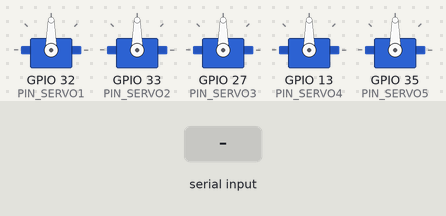
Bench run of a sketch on a simulated ESP32. Shown: 5 × servo. The inputs (shaded band) are chosen by the test bench. Nothing arrives over Bluetooth unless stated; what the sketch prints to the serial monitor is not drawn.

Above: at 1.2 s.
1.3 s: "S1,1\n" received over the second serial link
At 1.8 s:
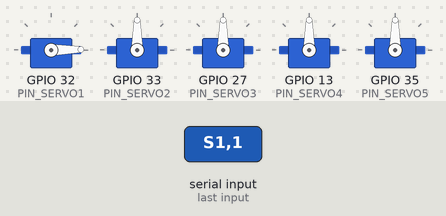
2.8 s: "S1,150\n" received over the second serial link
At 4.0 s:
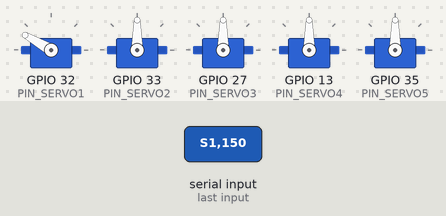
4.3 s: "S2,1\n" received over the second serial link
At 5.1 s:
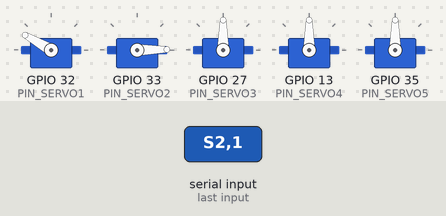
5.8 s: "S1,90\n" received over the second serial link
At 6.4 s:
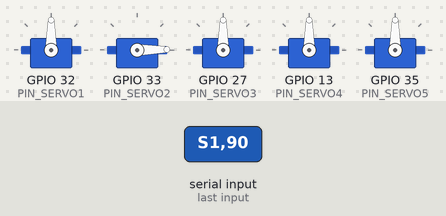
7.3 s: "S2,150\n" received over the second serial link
At 8.5 s:
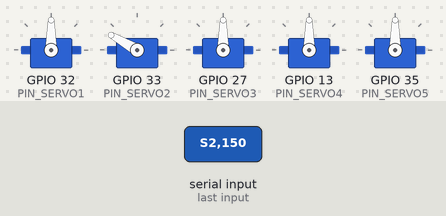
8.8 s: "S3,1\n" received over the second serial link
At 9.9 s:
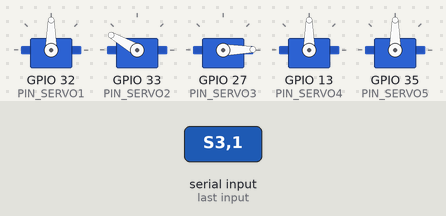
Timing chart, 0 to 11.3 s (numbered marks = the images above; inputs shaded):
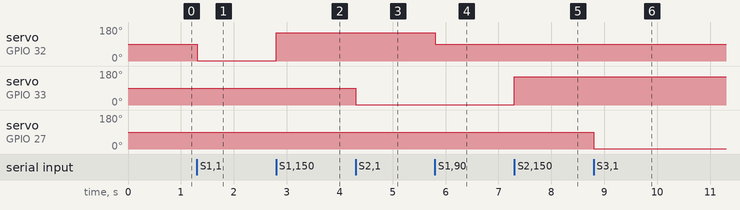

The sketch:

arm_controll.ino
```cpp
#include "BluetoothSerial.h"
#include "ESP32Servo.h"

// --- Configuration ---

// Define the name the ESP32 will show up as on Bluetooth
#define BT_DEVICE_NAME "SERVO_PLEASE_WORK"

// Define the GPIO pins for each of the 5 servos
// **NOTE: PINS 34, 39, 35 are INPUT ONLY. I recommend using safe output pins instead.**
const int PIN_SERVO1 = 32;
const int PIN_SERVO2 = 33; // CHANGED (Recommended safe output pin)
const int PIN_SERVO3 = 27; // CHANGED (Recommended safe output pin)
const int PIN_SERVO4 = 13;
const int PIN_SERVO5 = 35; // CHANGED (Recommended safe output pin)

// --- Global Objects ---

// Create the Bluetooth Serial object
BluetoothSerial SerialBT;

// Create 5 individual Servo objects
Servo servo1;
Servo servo2;
Servo servo3;
Servo servo4;
Servo servo5;

// Variable to store the incoming Bluetooth command string
String commandString = "";

// --- Function Declaration ---
void parseAndControlIndividualServo(String command);

// ==========================================================
// SETUP FUNCTION
// ==========================================================
void setup() {
  Serial.begin(115200);
  Serial.println("\n--- ESP32 Individual Servo Controller Ready ---");

  // Initialize Bluetooth Serial
  SerialBT.begin(BT_DEVICE_NAME);
  Serial.printf("Bluetooth Device Name: %s\n", BT_DEVICE_NAME);
  Serial.println("Waiting for a Bluetooth connection...");

  // Attach and Initialize Each Servo Individually
  servo1.attach(PIN_SERVO1);
  servo2.attach(PIN_SERVO2);
  servo3.attach(PIN_SERVO3);
  servo4.attach(PIN_SERVO4);
  servo5.attach(PIN_SERVO5);

  // Set all servos to an initial angle (e.g., 90 degrees)
  servo1.write(90);
  servo2.write(90);
  servo3.write(90);
  servo4.write(90);
  servo5.write(90);

  Serial.println("All 5 servos initialized to 90 degrees.");
}

// ==========================================================
// LOOP FUNCTION (WITH DEBUG PRINT)
// ==========================================================
void loop() {
  // Check if any data is available from Bluetooth
  while (SerialBT.available()) {
    char incomingChar = SerialBT.read();

    // Check for the newline character ('\n') which signals the end of a command string
    if (incomingChar == '\n') {

      // *** DEBUGGING LINE: Prints the full string received from the app ***
      Serial.print("RAW CMD RECEIVED: [");
      Serial.print(commandString);
      Serial.println("]");
      // *******************************************************************

      // A full command has been received, process it
      parseAndControlIndividualServo(commandString);

      // Clear the command string for the next command
      commandString = "";
    } else {
      // Append the received character to the current command string
      commandString += incomingChar;
    }
  }

  delay(5);
}

// ==========================================================
// PARSING AND CONTROL FUNCTION (No Change)
// ==========================================================
/**
 * @brief Parses the command string and controls the specified servo.
 * * @param command A string in the format "S<ID>,<ANGLE>", e.g., "S1,90"
 */
void parseAndControlIndividualServo(String command) {
  // Remove any leading/trailing whitespace
  command.trim();

  // Simple validation check
  if (command.length() < 3 || command.charAt(0) != 'S') {
    Serial.println("ERROR: Invalid command format. Expected format: S<ID>,<ANGLE>");
    return;
  }

  // 1. Find the comma to split the string
  int commaIndex = command.indexOf(',');
  if (commaIndex == -1) {
    Serial.println("ERROR: Missing comma separator in command.");
    return;
  }

  // 2. Extract the Servo ID (S1, S2, S3, etc.)
  String idStr = command.substring(0, commaIndex); // Grab "S1" or "S2"

  // 3. Extract the Angle (after the comma)
  String angleStr = command.substring(commaIndex + 1);
  int servoAngle = angleStr.toInt(); // Convert the string angle to an integer

  // Check if the angle is valid
  if (servoAngle < 0 || servoAngle > 180) {
    Serial.printf("ERROR: Angle out of range (received %d, expected 0-180).\n", servoAngle);
    return;
  }

  // 4. CONTROL LOGIC: Use 'if/else if' to check the specific command string

  if (idStr.equals("S1")) {
    servo1.write(servoAngle);
    Serial.printf("✅ Executed command: %s -> Moving Servo 1 to %d degrees.\n", command.c_str(), servoAngle);

  } else if (idStr.equals("S2")) {
    servo2.write(servoAngle);
    Serial.printf("✅ Executed command: %s -> Moving Servo 2 to %d degrees.\n", command.c_str(), servoAngle);

  } else if (idStr.equals("S3")) {
    servo3.write(servoAngle);
    Serial.printf("✅ Executed command: %s -> Moving Servo 3 to %d degrees.\n", command.c_str(), servoAngle);

  } else if (idStr.equals("S4")) {
    servo4.write(servoAngle);
    Serial.printf("✅ Executed command: %s -> Moving Servo 4 to %d degrees.\n", command.c_str(), servoAngle);

  } else if (idStr.equals("S5")) {
    servo5.write(servoAngle);
    Serial.printf("✅ Executed command: %s -> Moving Servo 5 to %d degrees.\n", command.c_str(), servoAngle);

  } else {
    Serial.printf("ERROR: Servo ID not recognized (received %s, expected S1-S5).\n", idStr.c_str());
  }
}
```

Measured:
- after the input at 1.3 s, servo on GPIO 32 (PIN_SERVO1): 90° → 1° at once
- after the input at 2.8 s, servo on GPIO 32 (PIN_SERVO1): 1° → 150° at once
- after the input at 4.3 s, servo on GPIO 33 (PIN_SERVO2): 90° → 1° at once
- after the input at 5.8 s, servo on GPIO 32 (PIN_SERVO1): 150° → 90° at once
- after the input at 7.3 s, servo on GPIO 33 (PIN_SERVO2): 1° → 150° at once
- after the input at 8.8 s, servo on GPIO 27 (PIN_SERVO3): 90° → 1° at once
